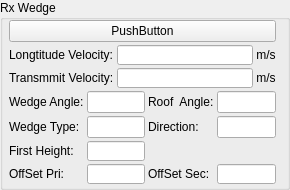
            <widget class="QGroupBox" name="BoxWedgeTrigger_2">
             <property name="minimumSize">
              <size>
               <width>0</width>
               <height>160</height>
              </size>
             </property>
             <property name="maximumSize">
              <size>
               <width>290</width>
               <height>16777215</height>
              </size>
             </property>
             <property name="title">
              <string>Rx Wedge</string>
             </property>
             <layout class="QVBoxLayout" name="verticalLayout_11" stretch="1,2,4">
              <property name="spacing">
               <number>3</number>
              </property>
              <property name="leftMargin">
               <number>6</number>
              </property>
              <property name="topMargin">
               <number>0</number>
              </property>
              <property name="bottomMargin">
               <number>3</number>
              </property>
              <item>
               <widget class="QPushButton" name="BtnWedgeSelection_2">
                <property name="text">
                 <string>PushButton</string>
                </property>
               </widget>
              </item>
              <item>
               <layout class="QGridLayout" name="gridLayout_26">
                <item row="0" column="0">
                 <widget class="QLabel" name="label_22">
                  <property name="minimumSize">
                   <size>
                    <width>0</width>
                    <height>0</height>
                   </size>
                  </property>
                  <property name="maximumSize">
                   <size>
                    <width>1777125</width>
                    <height>16777215</height>
                   </size>
                  </property>
                  <property name="text">
                   <string>Longtitude Velocity:</string>
                  </property>
                 </widget>
                </item>
                <item row="0" column="1">
                 <widget class="QLineEdit" name="lineEdit_wedgeR_5">
                  <property name="sizePolicy">
                   <sizepolicy hsizetype="Preferred" vsizetype="Fixed">
                    <horstretch>0</horstretch>
                    <verstretch>0</verstretch>
                   </sizepolicy>
                  </property>
                  <property name="minimumSize">
                   <size>
                    <width>0</width>
                    <height>20</height>
                   </size>
                  </property>
                  <property name="maximumSize">
                   <size>
                    <width>16777215</width>
                    <height>20</height>
                   </size>
                  </property>
                  <property name="alignment">
                   <set>Qt::AlignCenter</set>
                  </property>
                 </widget>
                </item>
                <item row="0" column="2">
                 <widget class="QLabel" name="label_23">
                  <property name="text">
                   <string>m/s</string>
                  </property>
                  <property name="alignment">
                   <set>Qt::AlignCenter</set>
                  </property>
                 </widget>
                </item>
                <item row="1" column="0">
                 <widget class="QLabel" name="LabelWedgeT_Line2_2">
                  <property name="minimumSize">
                   <size>
                    <width>90</width>
                    <height>0</height>
                   </size>
                  </property>
                  <property name="maximumSize">
                   <size>
                    <width>110</width>
                    <height>16777215</height>
                   </size>
                  </property>
                  <property name="text">
                   <string>Transmmit Velocity:</string>
                  </property>
                 </widget>
                </item>
                <item row="1" column="1">
                 <widget class="QLineEdit" name="lineEdit_wedgeR_6">
                  <property name="minimumSize">
                   <size>
                    <width>0</width>
                    <height>20</height>
                   </size>
                  </property>
                  <property name="maximumSize">
                   <size>
                    <width>16777215</width>
                    <height>20</height>
                   </size>
                  </property>
                  <property name="alignment">
                   <set>Qt::AlignCenter</set>
                  </property>
                 </widget>
                </item>
                <item row="1" column="2">
                 <widget class="QLabel" name="label_24">
                  <property name="text">
                   <string>m/s</string>
                  </property>
                  <property name="alignment">
                   <set>Qt::AlignCenter</set>
                  </property>
                 </widget>
                </item>
               </layout>
              </item>
              <item>
               <layout class="QGridLayout" name="gridLayout_25">
                <item row="0" column="0">
                 <widget class="QLabel" name="label_20">
                  <property name="minimumSize">
                   <size>
                    <width>0</width>
                    <height>0</height>
                   </size>
                  </property>
                  <property name="maximumSize">
                   <size>
                    <width>1777125</width>
                    <height>16777215</height>
                   </size>
                  </property>
                  <property name="text">
                   <string>Wedge Angle:</string>
                  </property>
                 </widget>
                </item>
                <item row="0" column="1">
                 <widget class="QLineEdit" name="lineEdit_wedgeR_1">
                  <property name="sizePolicy">
                   <sizepolicy hsizetype="Preferred" vsizetype="Fixed">
                    <horstretch>0</horstretch>
                    <verstretch>0</verstretch>
                   </sizepolicy>
                  </property>
                  <property name="alignment">
                   <set>Qt::AlignCenter</set>
                  </property>
                 </widget>
                </item>
                <item row="0" column="2">
                 <widget class="QLabel" name="LabelWedgeT_Line1_2">
                  <property name="minimumSize">
                   <size>
                    <width>0</width>
                    <height>0</height>
                   </size>
                  </property>
                  <property name="maximumSize">
                   <size>
                    <width>177125</width>
                    <height>16777215</height>
                   </size>
                  </property>
                  <property name="text">
                   <string>Roof  Angle:</string>
                  </property>
                 </widget>
                </item>
                <item row="0" column="3">
                 <widget class="QLineEdit" name="lineEdit_wedgeR_2">
                  <property name="sizePolicy">
                   <sizepolicy hsizetype="Preferred" vsizetype="Fixed">
                    <horstretch>0</horstretch>
                    <verstretch>0</verstretch>
                   </sizepolicy>
                  </property>
                  <property name="alignment">
                   <set>Qt::AlignCenter</set>
                  </property>
                 </widget>
                </item>
                <item row="1" column="0">
                 <widget class="QLabel" name="label_21">
                  <property name="minimumSize">
                   <size>
                    <width>0</width>
                    <height>0</height>
                   </size>
                  </property>
                  <property name="maximumSize">
                   <size>
                    <width>177125</width>
                    <height>16777215</height>
                   </size>
                  </property>
                  <property name="text">
                   <string>Wedge Type:</string>
                  </property>
                 </widget>
                </item>
                <item row="1" column="1">
                 <widget class="QLineEdit" name="lineEdit_wedgeR_3">
                  <property name="sizePolicy">
                   <sizepolicy hsizetype="Preferred" vsizetype="Fixed">
                    <horstretch>0</horstretch>
                    <verstretch>0</verstretch>
                   </sizepolicy>
                  </property>
                  <property name="alignment">
                   <set>Qt::AlignCenter</set>
                  </property>
                 </widget>
                </item>
                <item row="1" column="2">
                 <widget class="QLabel" name="LabelWedgeT_Line3_2">
                  <property name="minimumSize">
                   <size>
                    <width>0</width>
                    <height>0</height>
                   </size>
                  </property>
                  <property name="maximumSize">
                   <size>
                    <width>177125</width>
                    <height>16777215</height>
                   </size>
                  </property>
                  <property name="text">
                   <string>Direction:</string>
                  </property>
                 </widget>
                </item>
                <item row="1" column="3">
                 <widget class="QLineEdit" name="lineEdit_wedgeR_4">
                  <property name="sizePolicy">
                   <sizepolicy hsizetype="Preferred" vsizetype="Fixed">
                    <horstretch>0</horstretch>
                    <verstretch>0</verstretch>
                   </sizepolicy>
                  </property>
                  <property name="alignment">
                   <set>Qt::AlignCenter</set>
                  </property>
                 </widget>
                </item>
                <item row="2" column="0">
                 <widget class="QLabel" name="label_wedgeR_7">
                  <property name="sizePolicy">
                   <sizepolicy hsizetype="Preferred" vsizetype="Preferred">
                    <horstretch>0</horstretch>
                    <verstretch>0</verstretch>
                   </sizepolicy>
                  </property>
                  <property name="minimumSize">
                   <size>
                    <width>70</width>
                    <height>0</height>
                   </size>
                  </property>
                  <property name="text">
                   <string>First Height:</string>
                  </property>
                 </widget>
                </item>
                <item row="2" column="1">
                 <widget class="QLineEdit" name="lineEdit_wedgeR_7">
                  <property name="sizePolicy">
                   <sizepolicy hsizetype="Preferred" vsizetype="Preferred">
                    <horstretch>0</horstretch>
                    <verstretch>0</verstretch>
                   </sizepolicy>
                  </property>
                  <property name="minimumSize">
                   <size>
                    <width>0</width>
                    <height>20</height>
                   </size>
                  </property>
                  <property name="maximumSize">
                   <size>
                    <width>16777215</width>
                    <height>20</height>
                   </size>
                  </property>
                  <property name="alignment">
                   <set>Qt::AlignCenter</set>
                  </property>
                 </widget>
                </item>
                <item row="3" column="0">
                 <widget class="QLabel" name="label_wedgeR_8">
                  <property name="text">
                   <string>OffSet Pri:</string>
                  </property>
                 </widget>
                </item>
                <item row="3" column="1">
                 <widget class="QLineEdit" name="lineEdit_wedgeR_8">
                  <property name="sizePolicy">
                   <sizepolicy hsizetype="Preferred" vsizetype="Preferred">
                    <horstretch>0</horstretch>
                    <verstretch>0</verstretch>
                   </sizepolicy>
                  </property>
                  <property name="minimumSize">
                   <size>
                    <width>0</width>
                    <height>20</height>
                   </size>
                  </property>
                  <property name="maximumSize">
                   <size>
                    <width>16777215</width>
                    <height>20</height>
                   </size>
                  </property>
                  <property name="alignment">
                   <set>Qt::AlignCenter</set>
                  </property>
                 </widget>
                </item>
                <item row="3" column="2">
                 <widget class="QLabel" name="label_wedgeR_9">
                  <property name="text">
                   <string>OffSet Sec:</string>
                  </property>
                 </widget>
                </item>
                <item row="3" column="3">
                 <widget class="QLineEdit" name="lineEdit_wedgeR_9">
                  <property name="sizePolicy">
                   <sizepolicy hsizetype="Preferred" vsizetype="Preferred">
                    <horstretch>0</horstretch>
                    <verstretch>0</verstretch>
                   </sizepolicy>
                  </property>
                  <property name="minimumSize">
                   <size>
                    <width>0</width>
                    <height>20</height>
                   </size>
                  </property>
                  <property name="maximumSize">
                   <size>
                    <width>16777215</width>
                    <height>20</height>
                   </size>
                  </property>
                  <property name="alignment">
                   <set>Qt::AlignCenter</set>
                  </property>
                 </widget>
                </item>
               </layout>
              </item>
             </layout>
            </widget>
